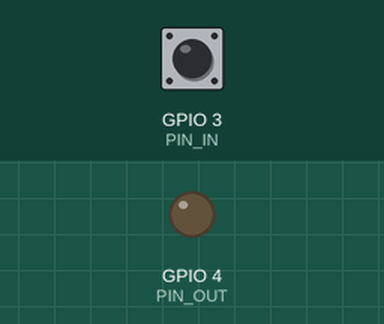
Recording of a program running on a simulated Raspberry Pi (BCM pin numbers). Shown: output pins drawn as LEDs (lit = HIGH). Inputs (shaded band) come from the test bench; at power-on: GPIO 3 (PIN_IN) HIGH.

Above: at 1.2 s.
1.3 s: GPIO 3 (PIN_IN) pulled LOW for 0.15 s
At 1.38 s:
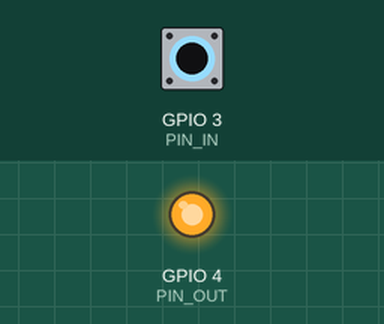
2.9 s: GPIO 3 (PIN_IN) pulled LOW for 3.2 s
At 7.4 s:
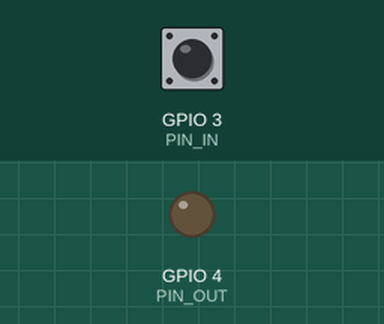
Timing chart, 0 to 8.9 s (numbered marks = the images above; inputs shaded):
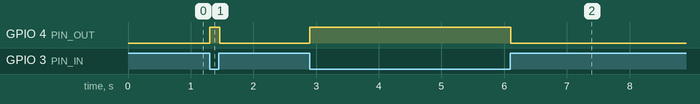

Measured:
- after the input at 1.3 s, GPIO 4 (PIN_OUT): LOW → HIGH at once, → LOW 0.16 s later
- after the input at 2.9 s, GPIO 4 (PIN_OUT): LOW → HIGH at once, → LOW 3.2 s later

The program:

morse_code_transmitter.py
```python
import RPi.GPIO as GPIO
import time

PIN_IN = 3                     # IR or Button
PIN_OUT = 4                   # LED or Buzzer

GPIO.setmode(GPIO.BCM)          # use BCM numbers
GPIO.setup(PIN_OUT, GPIO.OUT)   # set the PIN_OUT OUTPUT mode
GPIO.output(PIN_OUT, GPIO.LOW)  # make PIN_OUT OUTPUT LOW level
GPIO.setup(PIN_IN, GPIO.IN)     # set the PIN_IN INPUT mode

try:
    while True:
        ir = GPIO.input(PIN_IN)
        if not ir:
            GPIO.output(PIN_OUT, GPIO.HIGH)
        else:
            GPIO.output(PIN_OUT, GPIO.LOW)

        time.sleep(0.02)
finally:
    GPIO.cleanup()
```
